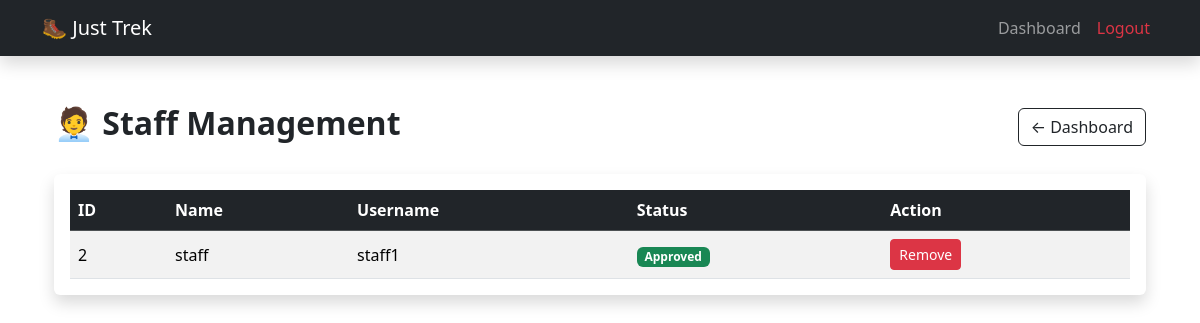
/admin/view_staff (signed in), run on an earlier commit of the app's database.
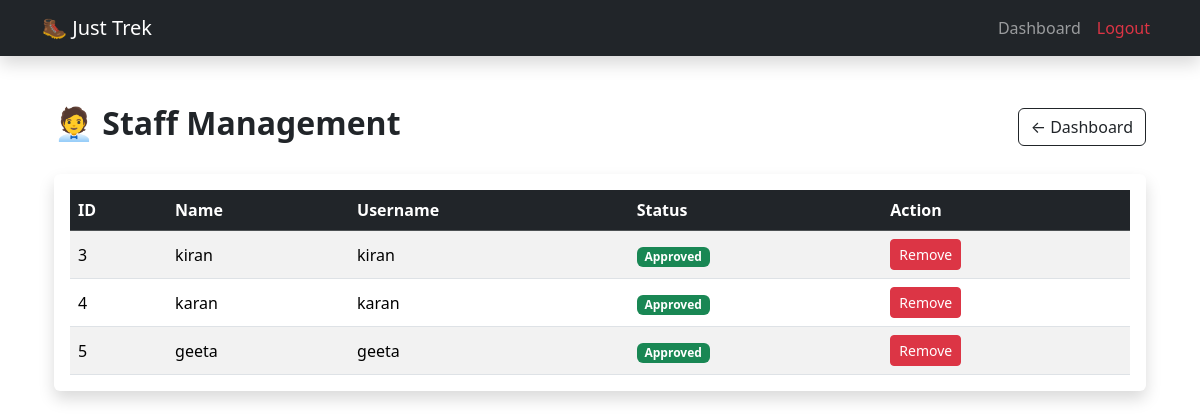
And on a later commit of the database.
### models.py (models this page shows, shortened)
class User(db.Model):
    __tablename__ = "users"
    id = db.Column(db.Integer, primary_key=True)
    username = db.Column(db.String(50), unique=True, nullable=False)
    passhash = db.Column(db.String(200), nullable=False)
    name = db.Column(db.String(50), nullable=False)
    role = db.Column(db.String(20), nullable=False)
    approved = db.Column(db.Boolean, default=False)
    active = db.Column(db.Boolean, default=True)
    bookings = db.relationship("Booking", backref="user", lazy=True)
    staff_profile = db.relationship("StaffProfile",backref="user",uselist=False,cascade="all, delete-orphan")
    @property
    def password(self):
        raise AttributeError("Password is not a readable attribute")

### routes.py (the view)
@main.route("/admin/view_staff")
def view_staff():
    if session.get("role") != "admin":
        flash("Access Denied!")
        return redirect(url_for("main.login"))
    staff_members = User.query.filter_by(role="staff").all()
    return render_template("admin/view_staff.html", staff=staff_members)

### templates/admin/view_staff.html (shortened to what this page needs)
{% extends "base.html" %}
{% block content %}
<div class="container mt-5">
    <div class="d-flex justify-content-between align-items-center mb-4">
        <h2 class="fw-bold">🧑‍💼 Staff Management</h2>
        <a href="{{ url_for('main.admin_dashboard') }}"
           class="btn btn-outline-dark">
            ← Dashboard
        </a>
    </div>
    <div class="card shadow border-0">
        <div class="card-body">
            <table class="table table-hover table-striped align-middle mb-0">
                <thead class="table-dark">
                    <tr>
                        <th>ID</th>
                        <th>Name</th>
                        <th>Username</th>
                        <th>Status</th>
                        <th>Action</th>
                    </tr>
                </thead>
                <tbody>
                {% for person in staff %}
                    <tr>
                        <td>{{ person.id }}</td>
                        <td>{{ person.name }}</td>
                        <td>{{ person.username }}</td>
                        <td>
                            {% if person.approved %}
                                <span class="badge bg-success">
                                    Approved
                                </span>
                            {% else %}
                                <span class="badge bg-warning text-dark">
                                    Pending
                                </span>
                            {% endif %}
                        </td>
                        <td>
                            <a href="{{ url_for('main.delete_staff', user_id=person.id) }}"
                               class="btn btn-danger btn-sm"
                               onclick="return confirm('Are you sure you want to remove this staff member?')">
                                Remove
                            </a>
                        </td>
                    </tr>
                {% endfor %}
                </tbody>
            </table>
        </div>
    </div>
</div>
{% endblock %}

What changed in the data, as far as the page shows it:
removed User: id "2", name "staff", username "staff1", approved "Approved"
now on this page (row edited): User: id "3", name "kiran", username "kiran", approved "Approved"
added User: id "4", name "karan", username "karan", approved "Approved"
added User: id "5", name "geeta", username "geeta", approved "Approved"
